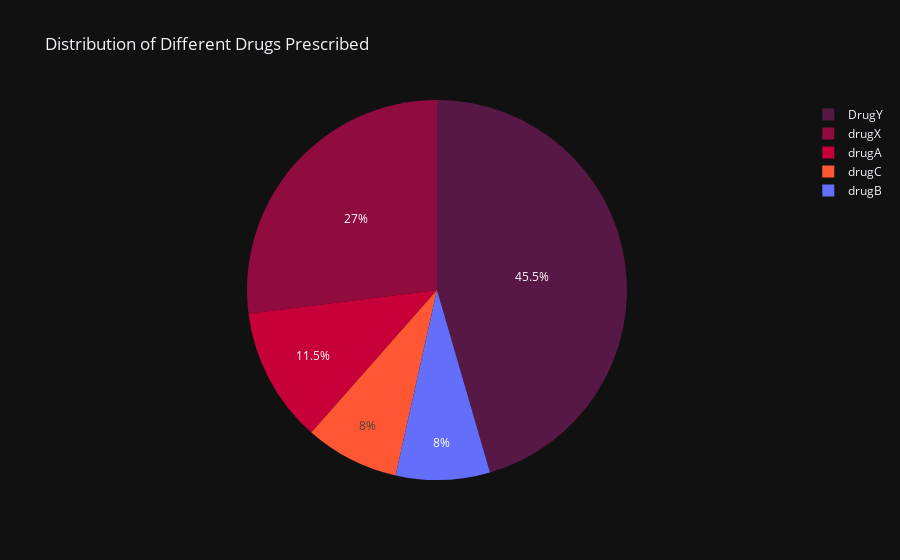

The notebook cell saved with this chart:
### Code cell
# Count occurrences of each drug
drug_counts = df['Drug'].value_counts().reset_index()

# Renaming columns for clarity
drug_counts.columns = ['Drug', 'Count']

# Plotting pie chart with specific color
colors = ['#581845', '#900C3F', '#C70039', '#FF5733']  # Add more colors if needed

# Plotting pie chart with specific colors for each sector
fig_pie_drug = px.pie(drug_counts, values='Count', names='Drug', title='Distribution of Different Drugs Prescribed',template='plotly_dark')
fig_pie_drug.update_traces(marker=dict(colors=colors))  # Setting different colors for each sector
fig_pie_drug.show()

### Figure 1 — Plotly figure (JSON) as saved in the notebook; plotly's stock layout.template omitted (floating-point values rounded to 4 significant figures)
{"data": [{"domain": {"x": [0, 1], "y": [0, 1]}, "hovertemplate": "Drug=%{label}<br>Count=%{value}<extra></extra>", "labels": ["DrugY", "drugX", "drugA", "drugC", "drugB"], "legendgroup": "", "marker": {"colors": ["#581845", "#900C3F", "#C70039", "#FF5733"]}, "name": "", "showlegend": true, "type": "pie", "values": [91, 54, 23, 16, 16]}], "layout": {"autosize": true, "legend": {"tracegroupgap": 0}, "title": {"text": "Distribution of Different Drugs Prescribed"}}}
